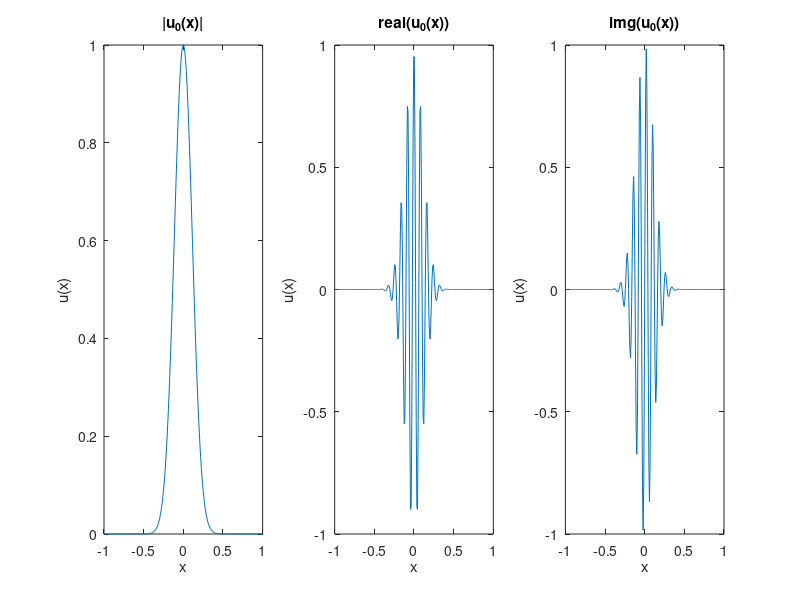

The MATLAB source for this figure: (Note: this script raises an error after producing the figure.)
%% title: Rays propagation of a fractional Schrodinger Equation
%% subtitle: Solution of a fractional Schordinger equation starting from a concentrated and highly oscillatory initial datum, and display of its propagation properties along the rays of geometric optics 
%% date: 2018-07-21
%% author: [UmbertoB , AlejandroA , EnriqueZ ]

%%
% Shows the propagation of the solution of a fractional Schrodinger 
% equation with concentrated and highly oscillatory initial datum. 
% The solution remains concentrated along the rays of geometric optics

%%
N = 250;
L = 1;
hx = (2*L)/(N+1);
%%
% Definition of the initial datum u0 as a function_handle. 
% u0 is chosen as a Gaussian profile multiplied by a higly oscillatory 
% function
x0 = 0; % Center of the Gaussian profile
gamma = hx^(-0.9); % Amplitude of the Gaussian profile 
fr = (1/hx)*pi^2/16; % Frequency of the oscillations

%%
u0 = @(x) exp(-0.5*gamma*(x-x0).^2).*exp(1i*fr*x);
%%
% Plot of the initial datum
fig = gcf;
set(gcf,'Units','pixels','Position',[427 306 712 284])

x = -L:hx:L;

subplot(1,3,1) % Modulus
plot(x,abs(u0(x)))
title('|u_0(x)|')
xlabel('x'); ylabel('u(x)');

subplot(1,3,2) % Real part
plot(x,real(u0(x)))
title('real(u_0(x))')
xlabel('x'); ylabel('u(x)');

subplot(1,3,3) % Imaginary part
plot(x,imag(u0(x)))
title('img(u_0(x))')
xlabel('x'); ylabel('u(x)');

format_plot(fig)

%% Solution for s = 1/2 
% Define the characteristic parameters of the problem
s = 0.5  % Order of the fractional Laplacian 
L        % Extrema of the space interval
N        % Number of points in the space mesh
T = 5    % Length of the time interval
u0       % The function_handle that we have showed before. 
%%
% To solve the equation, we call the function fractional_schr. The solution 
% of the equation is stored in the u variable.
[x,t,u] = fractional_schr(s,L,N,T,u0);
%%
% Now we can see a graphical interpretation
[X,T] = meshgrid(x,t);
%
clf
mesh(X,T,u');
format_plot(gcf);view(0,90)
xlabel('x'); ylabel('t'); title('Ray Evolution');
%% 
% By typing "animation(x,t,u)" in the MATLAB console you can see the 
% evolution in time of this wave.

%%
% ![$$u(t)$$ function](extra-data/wave.gif)

